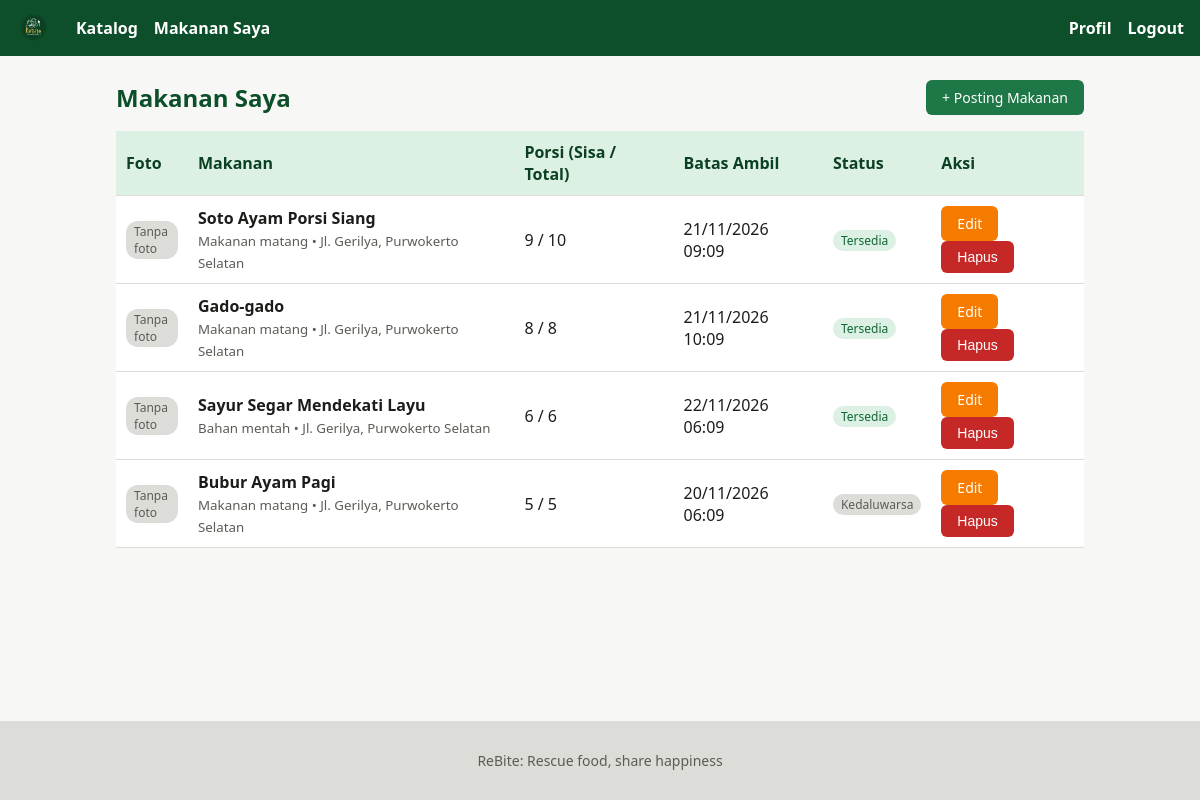
Page /penyedia/makanan_saya.php (signed in) on the committed database.
### tables this page shows
CREATE TABLE `makanan` (
  `id` int(11) NOT NULL AUTO_INCREMENT,
  `id_penyedia` int(11) NOT NULL,
  `id_kategori` int(11) NOT NULL,
  `nama` varchar(100) NOT NULL,
  `deskripsi` text DEFAULT NULL,
  `foto` varchar(255) DEFAULT NULL,
  `porsi_total` int(11) NOT NULL,
  `porsi_tersisa` int(11) NOT NULL,
  `lokasi` varchar(255) NOT NULL,
  `batas_ambil` datetime NOT NULL,
  `status` enum('tersedia','habis','kedaluwarsa') NOT NULL DEFAULT 'tersedia',
  `created_at` timestamp NOT NULL DEFAULT CURRENT_TIMESTAMP,
  PRIMARY KEY (`id`),
  KEY `idx_makanan_penyedia` (`id_penyedia`),
  KEY `idx_makanan_kategori` (`id_kategori`),
  CONSTRAINT `fk_makanan_penyedia` FOREIGN KEY (`id_penyedia`) REFERENCES `users` (`id`) ON DELETE CASCADE,
  CONSTRAINT `fk_makanan_kategori` FOREIGN KEY (`id_kategori`) REFERENCES `kategori` (`id`)
);

CREATE TABLE `kategori` (
  `id` int(11) NOT NULL AUTO_INCREMENT,
  `nama` varchar(50) NOT NULL,
  PRIMARY KEY (`id`),
  UNIQUE KEY `uk_kategori_nama` (`nama`)
);

### includes/koneksi.php (called while the page is built, shortened)
<?php
function e($teks)
{
    return htmlspecialchars((string) $teks, ENT_QUOTES, 'UTF-8');
}
function tampil_flash()
{
    $hasil = '';
    return $hasil;
}
?>

### penyedia/makanan_saya.php (the view, shortened to what this page needs)
<?php
require_once __DIR__ . '/../includes/koneksi.php';
$idPenyedia = (int)$_SESSION['id_user'];
$stmt = mysqli_prepare($koneksi,
    "SELECT m.id, m.nama, m.foto, m.porsi_total, m.porsi_tersisa, m.lokasi, m.batas_ambil, m.status, k.nama AS nama_kategori
     FROM makanan m
     JOIN kategori k ON m.id_kategori = k.id
     WHERE m.id_penyedia = ?
     ORDER BY m.created_at DESC");
mysqli_stmt_bind_param($stmt, 'i',$idPenyedia);
mysqli_stmt_execute($stmt);
$hasil = mysqli_stmt_get_result($stmt);
include __DIR__ . '/../includes/header.php';
?>
<div style="display:flex; justify-content:space-between; align-items:center; flex-wrap:wrap; gap:12px; margin-bottom:16px;">
  <h2 style="margin:0;">Makanan Saya</h2>
  <div>
    <a href="<?= BASE_URL ?>penyedia/makanan_tambah.php" class="btn">+ Posting Makanan</a>
  </div>
</div>
<?php if (mysqli_num_rows($hasil) === 0): ?>
  <div class="card">
    <p style="margin:0;">Anda belum memposting makanan. Klik tombol <strong>+ Posting Makanan</strong> untuk mulai berbagi.</p>
  </div>
<?php else: ?>
  <table>
    <tr>
      <th>Foto</th>
      <th>Makanan</th>
      <th>Porsi (Sisa / Total)</th>
      <th>Batas Ambil</th>
      <th>Status</th>
      <th>Aksi</th>
    </tr>
    <?php while ($row = mysqli_fetch_assoc($hasil)): ?>
      <tr>
        <td style="width:72px;">
          <?php if (!empty($row['foto'])): ?>
            <img src="<?= BASE_URL ?>assets/img/makanan/<?= e($row['foto']) ?>"
                 alt="<?= e($row['nama']) ?>"
                 style="width:56px; height:56px; object-fit:cover; border-radius:6px;">
          <?php else: ?>
            <span class="badge">Tanpa foto</span>
          <?php endif; ?>
        </td>
        <td>
          <strong><?= e($row['nama']) ?></strong><br>
          <small style="color:var(--color-ink-600);"><?= e($row['nama_kategori']) ?> &bull; <?= e($row['lokasi']) ?></small>
        </td>
        <td><?= (int) $row['porsi_tersisa'] ?> / <?= (int)$row['porsi_total'] ?></td>
        <td><?= e(date('d/m/Y H:i', strtotime($row['batas_ambil']))) ?></td>
        <td>
          <?php if ($row['status'] === 'tersedia'): ?>
            <span class="badge badge-ok">Tersedia</span>
          <?php elseif ($row['status'] === 'habis'): ?>
            <span class="badge badge-wait">Habis</span>
          <?php else: ?>
            <span class="badge">Kedaluwarsa</span>
          <?php endif; ?>
        </td>
        <td>
          <a href="<?= BASE_URL ?>penyedia/makanan_edit.php?id=<?= (int) $row['id'] ?>" class="btn btn-warning">Edit</a>
          <form method="post" action="<?= BASE_URL ?>penyedia/makanan_hapus.php" style="display:inline;"
                onsubmit="return confirm('Yakin ingin menghapus postingan makanan ini?');">
            <button type="submit" class="btn btn-danger">Hapus</button>
          </form>
        </td>
      </tr>
    <?php endwhile; ?>
  </table>
<?php endif; ?>
<?php
include __DIR__ . '/../includes/footer.php';
?>

### assets/css/style.css (style rules this page uses)
:root { --color-brand-50: #f0f9f3; --color-brand-100: #dcf1e3; --color-brand-300: #8ccda6; --color-brand-600: #1e7746; --color-brand-700: #106535; --color-brand-800: #0d4f2a; --color-brand-900: #0b4023; --color-ink-50: #f7f7f6; --color-ink-200: #dcdcd8; --color-ink-600: #5c5c56; --color-ink-900: #1c1c1a; --color-surface: #fff; --color-surface-muted: var(--color-ink-50); --oranye: #f57c00; --merah: #c62828; }
* { box-sizing: border-box; }
body { margin: 0; font-family: system-ui, Arial, sans-serif; color: var(--color-ink-900); background: var(--color-surface-muted); min-height: 100vh; display: flex; flex-direction: column; }
h1, h2, h3 { color: var(--color-brand-800); }
.btn { display: inline-block; padding: 8px 16px; border: none; border-radius: 6px; background: var(--color-brand-600); color: #fff; text-decoration: none; cursor: pointer; font-size: 14px; }
.btn-warning { background: var(--oranye); }
.btn-danger { background: var(--merah); }
table { width: 100%; border-collapse: collapse; background: var(--color-surface); }
th, td { padding: 10px; border-bottom: 1px solid var(--color-ink-200); text-align: left; }
th { background: var(--color-brand-100); color: var(--color-brand-900); }
.badge { display: inline-block; padding: 2px 8px; border-radius: 12px; font-size: 12px; background: var(--color-ink-200); color: var(--color-ink-600); }
.badge-ok { background: var(--color-brand-100); color: var(--color-brand-700); }

### rows in the picture
makanan: shows "Tanpa foto", nama "Soto Ayam Porsi Siang", id_kategori.nama "Makanan matang", lokasi "Jl. Gerilya, Purwokerto Selatan", porsi_tersisa "9", porsi_total "10", batas_ambil "21/11/2026 09:09", status "Tersedia"
makanan: shows "Tanpa foto", nama "Gado-gado", id_kategori.nama "Makanan matang", lokasi "Jl. Gerilya, Purwokerto Selatan", porsi_tersisa "8", porsi_total "8", batas_ambil "21/11/2026 10:09", status "Tersedia"
makanan: shows "Tanpa foto", nama "Sayur Segar Mendekati Layu", id_kategori.nama "Bahan mentah", lokasi "Jl. Gerilya, Purwokerto Selatan", porsi_tersisa "6", porsi_total "6", batas_ambil "22/11/2026 06:09", status "Tersedia"
makanan: shows "Tanpa foto", nama "Bubur Ayam Pagi", id_kategori.nama "Makanan matang", lokasi "Jl. Gerilya, Purwokerto Selatan", porsi_tersisa "5", porsi_total "5", batas_ambil "20/11/2026 06:09", status "Kedaluwarsa"
